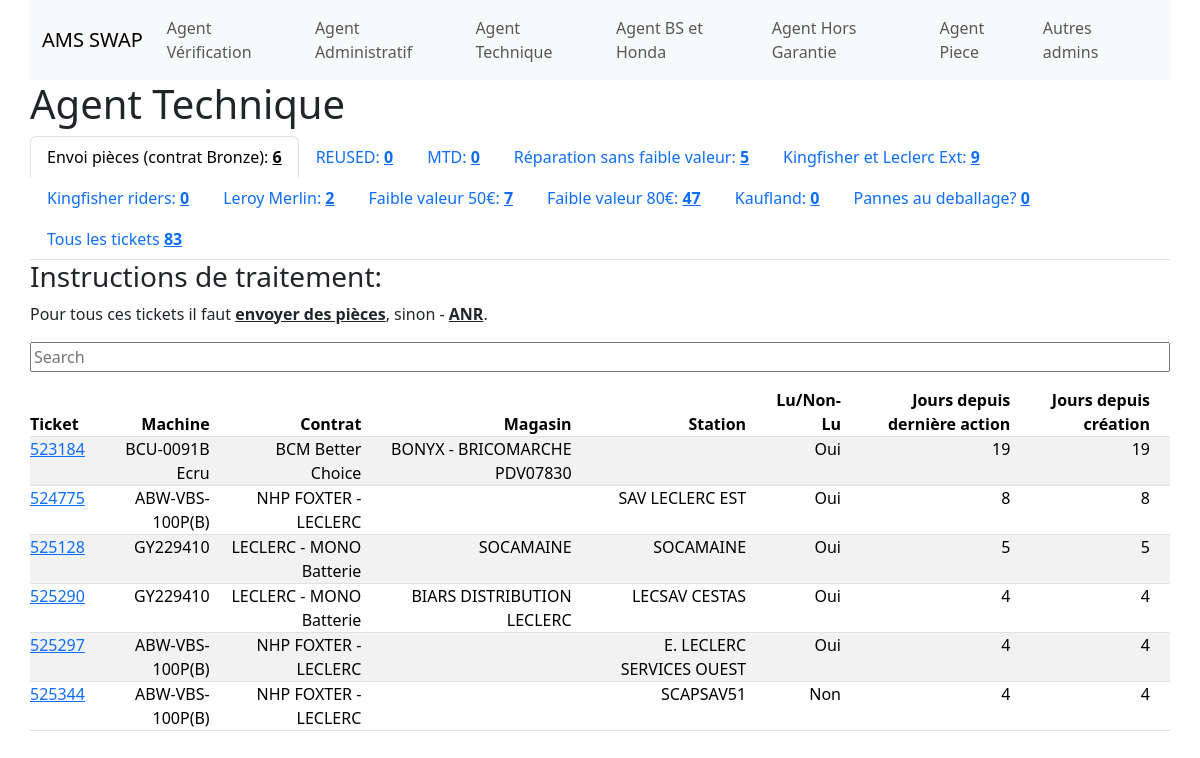
The app's page /agent_t with its own data.
### tables this page shows
CREATE TABLE "tickets" (
"id" INTEGER,
  "creation_date" TEXT,
  "last_log_time" TEXT,
  "ref" TEXT,
  "id_arbo" INTEGER,
  "marque" TEXT,
  "id_status" INTEGER,
  "status" TEXT,
  "contrat" TEXT,
  "type_ticket" TEXT,
  "ticket_admin" TEXT,
  "read" INTEGER,
  "distributeur" TEXT,
  "station" TEXT,
  "code_barres" REAL,
  "date_achat" TEXT,
  "ticket_total_log_count" INTEGER,
  "ticket_log_count_today" INTEGER
);

### app.py (the view)
@app.route('/agent_t')
def agent_t():
    try:
        db, cursor = get_db()
        cursor.execute("SELECT id, ref, contrat, distributeur, station, read, last_log_time, creation_date FROM tickets WHERE ticket_admin == '01 - Agent Technique SWAP' AND type_ticket !='Prise en charge Hors Garantie' AND contrat IN ('BCM Better Choice','BCM BURGAIN','BCM JIWEI','BCM Le Fun', 'Carrefour Barbecues','FOXTER ASPIRATEUR -LECLERC','JHS CLIM -LECLERC','LECLERC - MONO Batterie','NHP FOXTER - LECLERC')")
        rows = cursor.fetchall()
        openTicketList = []
        tickets_to_list(openTicketList, rows)
        openTicketCounter = len(openTicketList)
        cursor.execute("SELECT id, ref, contrat, distributeur, station, read, last_log_time, creation_date FROM tickets WHERE ticket_admin == '01 - Agent Technique SWAP' AND type_ticket !='Prise en charge Hors Garantie' AND contrat == 'SWAP REUSED'")
        rows = cursor.fetchall()
        openTicketList2 = []
        tickets_to_list(openTicketList2, rows)
        openTicketCounter2 = len(openTicketList2)
        cursor.execute("SELECT id, ref, contrat, distributeur, station, read, last_log_time, creation_date FROM tickets WHERE ticket_admin == '01 - Agent Technique SWAP' AND type_ticket !='Prise en charge Hors Garantie' AND contrat IN ('MTD - assist. dom.','MTD - standard')")
        rows = cursor.fetchall()
        openTicketList3 = []
        tickets_to_list(openTicketList3, rows)
        openTicketCounter3 = len(openTicketList3)
        cursor.execute("SELECT id, ref, contrat, distributeur, station, read, last_log_time, creation_date FROM tickets WHERE ticket_admin == '01 - Agent Technique SWAP' AND type_ticket !='Prise en charge Hors Garantie' AND contrat IN ('BCM ZHONGJIAN / TOPSUN','RYOBI','YAT - Robots','SIPLEC - LITTAN')")
        rows = cursor.fetchall()
        openTicketList4 = []
        tickets_to_list(openTicketList4, rows)
        openTicketCounter4 = len(openTicketList4)
        cursor.execute("SELECT id, ref, contrat, distributeur, station, read, last_log_time, creation_date FROM tickets WHERE ticket_admin == '01 - Agent Technique SWAP' AND type_ticket !='Prise en charge Hors Garantie' AND contrat IN ('KINGFISHER','LECLERC Externe (Hors Garantie)')")
        rows = cursor.fetchall()
        openTicketList5 = []
        tickets_to_list(openTicketList5, rows)
        openTicketCounter5 = len(openTicketList5)
        cursor.execute("SELECT id, ref, contrat, distributeur, station, read, last_log_time, creation_date FROM tickets WHERE ticket_admin == '01 - Agent Technique SWAP' AND type_ticket !='Prise en charge Hors Garantie' AND contrat IN ('KINGFISHER') and id_arbo in (1251,217)")
        rows = cursor.fetchall()
        openTicketList6 = []
        tickets_to_list(openTicketList6, rows)
        openTicketCounter6 = len(openTicketList6)
        cursor.execute("SELECT id, ref, contrat, distributeur, station, read, last_log_time, creation_date FROM tickets WHERE ticket_admin == '01 - Agent Technique SWAP' AND type_ticket !='Prise en charge Hors Garantie' AND contrat IN ('LEROY MERLIN FR - STERWINS','BUILDER / TCK') AND distributeur LIKE '%LEROY MERLIN%' ")
        rows = cursor.fetchall()
        openTicketList7 = []
        tickets_to_list(openTicketList7, rows)
        openTicketCounter7 = len(openTicketList7)
        cursor.execute("SELECT id, ref, contrat, distributeur, station, read, last_log_time, creation_date FROM tickets WHERE ticket_admin == '01 - Agent Technique SWAP' AND type_ticket !='Prise en charge Hors Garantie' AND contrat IN ('BCM Dunsch','BCM HIGH HOPE','BCM Johnwin','BCM Kingxxel','BCM POWFIT','BCM Sunray','BCM Sunseeker','BCM YAT automne 2017','BCM YAT printemps 2015')")
        rows = cursor.fetchall()
        openTicketList8 = []
        tickets_to_list(openTicketList8, rows)
        openTicketCounter8 = len(openTicketList8)
        cursor.execute("SELECT id, ref, contrat, distributeur, station, read, last_log_time, creation_date FROM tickets WHERE ticket_admin == '01 - Agent Technique SWAP' AND type_ticket !='Prise en charge Hors Garantie' AND contrat IN ('BUILDER / TCK') AND distributeur NOT LIKE '%LEROY MERLIN%' ")
        rows = cursor.fetchall()
        openTicketList11 = []
        tickets_to_list(openTicketList11, rows)
        openTicketCounter11 = len(openTicketList11)
        cursor.execute("SELECT id, ref, contrat, distributeur, station, read, last_log_time, creation_date FROM tickets WHERE ticket_admin == '01 - Agent Technique SWAP' AND type_ticket !='Prise en charge Hors Garantie' AND contrat IN ('Kaufland')")
        rows = cursor.fetchall()
        openTicketList9 = []
        tickets_to_list(openTicketList9, rows)
        openTicketCounter9 = len(openTicketList9)
        cursor.execute("SELECT id, ref, contrat, distributeur, station, read, last_log_time, creation_date FROM tickets WHERE ticket_admin == '01 - Agent Technique SWAP' AND type_ticket !='Prise en charge Hors Garantie' AND contrat IN ('BUILDER / TCK','BCM Dunsch','BCM HIGH HOPE','BCM Johnwin','BCM Kingxxel','BCM POWFIT','BCM Sunray','BCM Sunseeker','BCM YAT automne 2017','BCM YAT printemps 2015','SWAP REUSED') AND julianday(creation_date) - julianday(date_achat) < 10")
        rows = cursor.fetchall()
        openTicketList10 = []
        tickets_to_list(openTicketList10, rows)
        openTicketCounter10 = len(openTicketList10)
        cursor.execute("SELECT id, ref, contrat, distributeur, station, read, last_log_time, creation_date FROM tickets WHERE ticket_admin == '01 - Agent Technique SWAP' AND type_ticket !='Prise en charge Hors Garantie'")
        rows = cursor.fetchall()
        openTicketList12 = []
        tickets_to_list(openTicketList12, rows)
        openTicketCounter12 = len(openTicketList12)
        return render_template('agent_t.html',
                            openTicketList=openTicketList,openTicketCounter=openTicketCounter,
                            openTicketList2=openTicketList2,openTicketCounter2=openTicketCounter2,
                            openTicketList3=openTicketList3,openTicketCounter3=openTicketCounter3,
                            openTicketList4=openTicketList4,openTicketCounter4=openTicketCounter4,
                            openTicketList5=openTicketList5,openTicketCounter5=openTicketCounter5,
                            openTicketList6=openTicketList6,openTicketCounter6=openTicketCounter6,
                            openTicketList7=openTicketList7,openTicketCounter7=openTicketCounter7,
                            openTicketList8=openTicketList8,openTicketCounter8=openTicketCounter8,
                            openTicketList9=openTicketList9,openTicketCounter9=openTicketCounter9,
                            openTicketList10=openTicketList10,openTicketCounter10=openTicketCounter10,
                            openTicketList11=openTicketList11,openTicketCounter11=openTicketCounter11,
                            openTicketList12=openTicketList12,openTicketCounter12=openTicketCounter12)
    except Exception as e:
        logging.exception("An error occurred in the 'agent_t' route: %s", str(e))
        return render_template('error.html', error_message=str(e))

### app.py (called while the page is built)
def get_db():
    if 'db' not in g:
        g.db = sqlite3.connect(DATABASE)
        g.cursor = g.db.cursor()
    return g.db, g.cursor

def calculate_days_since(date_str):
    date = datetime.strptime(date_str, '%d.%m.%Y')
    today = datetime.today()
    return (today - date).days

def tickets_to_list(ticket_list, rows):
    for row in rows:
                days_since_last_log = calculate_days_since(row[6])
                days_since_creation = calculate_days_since(row[7])
                ticket_data = {'id': row[0], 'ref': row[1], 'contrat': row[2], 'distributeur': row[3], 'station': row[4], 'read': row[5], 'days_since_last_log': days_since_last_log, 'days_since_creation': days_since_creation}
                ticket_list.append(ticket_data)
    return ticket_list

@app.before_request
def before_request():
    get_db()

@app.teardown_request
def teardown_request(exception=None):
    close_db()

### templates/agent_t.html (shortened to what this page needs)
{% extends "layout.html" %}
{% block main %}
<section>
    <h1>Agent Technique</h1>
    <ul class="nav nav-tabs" id="myTab" role="tablist">
        <li class="nav-item" role="presentation">
          <button class="nav-link active" id="1-tab" data-bs-toggle="tab" data-bs-target="#home-tab-pane" type="button" role="tab" aria-controls="home-tab-pane" aria-selected="true">Envoi pièces (contrat Bronze): <span class="bold">{{ openTicketCounter }}</span></button>
        </li>
        <li class="nav-item" role="presentation">
          <button class="nav-link" id="2-tab" data-bs-toggle="tab" data-bs-target="#profile-tab-pane" type="button" role="tab" aria-controls="profile-tab-pane" aria-selected="false">REUSED: <span class="bold">{{ openTicketCounter2 }}</span></button>
        </li>
        <li class="nav-item" role="presentation">
          <button class="nav-link" id="3-tab" data-bs-toggle="tab" data-bs-target="#contact-tab-pane" type="button" role="tab" aria-controls="contact-tab-pane" aria-selected="false">MTD: <span class="bold">{{ openTicketCounter3 }}</span></button>
        </li>
        <li class="nav-item" role="presentation">
            <button class="nav-link" id="reppiec-tab" data-bs-toggle="tab" data-bs-target="#reppiec-tab-pane" type="button" role="tab" aria-controls="reppiec-tab-pane" aria-selected="false">Réparation sans faible valeur: <span class="bold">{{ openTicketCounter4 }}</span></button>
        </li>
        <li class="nav-item" role="presentation">
            <button class="nav-link" id="kingfisher_leclerc-tab" data-bs-toggle="tab" data-bs-target="#kingfisher_leclerc-tab-pane" type="button" role="tab" aria-controls="kingfisher_leclerc-tab-pane" aria-selected="false">Kingfisher et Leclerc Ext: <span class="bold">{{ openTicketCounter5 }}</span></button>
        </li>
        <li class="nav-item" role="presentation">
            <button class="nav-link" id="kingfisher_riders-tab" data-bs-toggle="tab" data-bs-target="#kingfisher_riders-tab-pane" type="button" role="tab" aria-controls="kingfisher_riders-tab-pane" aria-selected="false">Kingfisher riders: <span class="bold">{{ openTicketCounter6 }}</span></button>
        </li>
        <li class="nav-item" role="presentation">
            <button class="nav-link" id="lm-tab" data-bs-toggle="tab" data-bs-target="#lm-tab-pane" type="button" role="tab" aria-controls="lm-tab-pane" aria-selected="false">Leroy Merlin: <span class="bold">{{ openTicketCounter7 }}</span></button>
        </li>
        <li class="nav-item" role="presentation">
            <button class="nav-link" id="faiblev50-tab" data-bs-toggle="tab" data-bs-target="#faiblev50-tab-pane" type="button" role="tab" aria-controls="faiblev50-tab-pane" aria-selected="false">Faible valeur 50€: <span class="bold">{{ openTicketCounter8 }}</span></button>
        </li>
        <li class="nav-item" role="presentation">
            <button class="nav-link" id="faiblev80-tab" data-bs-toggle="tab" data-bs-target="#faiblev80-tab-pane" type="button" role="tab" aria-controls="faiblev80-tab-pane" aria-selected="false">Faible valeur 80€: <span class="bold">{{ openTicketCounter11 }}</span></button>
        </li>
        <li class="nav-item" role="presentation">
            <button class="nav-link" id="kaufland-tab" data-bs-toggle="tab" data-bs-target="#kaufland-tab-pane" type="button" role="tab" aria-controls="kaufland-tab-pane" aria-selected="false">Kaufland: <span class="bold">{{ openTicketCounter9 }}</span></button>
        </li>
        <li class="nav-item" role="presentation">
            <button class="nav-link" id="deballage-tab" data-bs-toggle="tab" data-bs-target="#deballage-tab-pane" type="button" role="tab" aria-controls="deballage-tab-pane" aria-selected="false">Pannes au deballage? <span class="bold">{{ openTicketCounter10 }}</span></button>
        </li>
        <li class="nav-item" role="presentation">
            <button class="nav-link" id="all-tab" data-bs-toggle="tab" data-bs-target="#all-tab-pane" type="button" role="tab" aria-controls="all-tab-pane" aria-selected="false">Tous les tickets <span class="bold">{{ openTicketCounter12 }}</span></button>
        </li>
    </ul>
    <div class="tab-content" id="myTabContent">
        <div class="tab-pane fade show active" id="home-tab-pane" role="tabpanel" aria-labelledby="home-tab" tabindex="0">
            <h3>Instructions de traitement:</h3>
            <p>Pour tous ces tickets il faut <span class="bold">envoyer des pièces</span>, sinon - <span class="bold">ANR</span>.</p>
            <div>
                <input class="searchInput input-group mb-3" data-table-id="sortableTable1" type="search" placeholder="Search" aria-label="Search" aria-target="sortableTable1">
            </div>
            <table class="table table-striped sortTable" id="sortableTable1">
                <thead>
                    <tr>
                        <th class="text-start" data-type="number">Ticket</th>
                        <th class="text-end">Machine</th>
                        <th class="text-end">Contrat</th>
                        <th class="text-end">Magasin</th>
                        <th class="text-end">Station</th>
                        <th class="text-end">Lu/Non-Lu</th>
                        <th class="text-end" data-type="number">Jours depuis dernière action</th>
                        <th class="text-end" data-type="number">Jours depuis création</th>
                    </tr>
                </thead>
                <tbody>
                    {% for ticket in openTicketList %}
                    <tr>
                        <td class="text-start">
                            <a class="ticket_link" href="https://services.swap-europe.com/{{ticket['id']}}" target="_blank" rel="noopener noreferrer">{{ ticket['id'] }}</a>
                        </td>
                        <td class="text-end">
                            {{ ticket['ref'] }}
                        </td>
                        <td class="text-end">
                            {{ ticket['contrat'] }}
                        </td>
                        <td class="text-end">
                            {% if ticket['distributeur'] %}
                            {{ ticket['distributeur'] }}
                            {% endif %}
                        </td>
                        <td class="text-end">
                            {% if ticket['station'] %}
                            {{ ticket['station'] }}
                            {% endif %}
                        </td>
                        <td class="text-end">
                            {% if ticket['read'] == 1 %}
                                Oui
                            {% elif ticket['read'] == 0 %}
                                Non
                            {% else %}
                                Error!
                            {% endif %}
                        </td>
                        <td class="text-end">
                            {{ ticket['days_since_last_log'] }}
                        </td>
                        <td class="text-end">
                            {{ ticket['days_since_creation'] }}
                        </td>
                    </tr>
                    {% endfor %}
                </tbody>
            </table>
        </div>
    </div>
</section>
{% endblock %}

### static/css/styles.css (style rules this page uses)
ul { list-style-type: none; margin-block-end:0; }
html { margin: auto; width: 95%; }
.bold { font-weight: 700; text-decoration: underline; }
.table>:not(caption)>*>* { padding: 0 0; padding-right: 20px; }
th { cursor: pointer; }

### records on screen
tickets: id "523184", ref "BCU-0091B Ecru", contrat "BCM Better Choice", distributeur "BONYX - BRICOMARCHE PDV07830", read "Oui", days_since_last_log "19", days_since_creation "19"
tickets: id "524775", ref "ABW-VBS-100P(B)", contrat "NHP FOXTER - LECLERC", station "SAV LECLERC EST", read "Oui", days_since_last_log "8", days_since_creation "8"
tickets: id "525128", ref "GY229410", contrat "LECLERC - MONO Batterie", distributeur "SOCAMAINE", station "SOCAMAINE", read "Oui", days_since_last_log "5", days_since_creation "5"
tickets: id "525290", ref "GY229410", contrat "LECLERC - MONO Batterie", distributeur "BIARS DISTRIBUTION LECLERC", station "LECSAV CESTAS", read "Oui", days_since_last_log "4", days_since_creation "4"
tickets: id "525297", ref "ABW-VBS-100P(B)", contrat "NHP FOXTER - LECLERC", station "E. LECLERC SERVICES OUEST", read "Oui", days_since_last_log "4", days_since_creation "4"
tickets: id "525344", ref "ABW-VBS-100P(B)", contrat "NHP FOXTER - LECLERC", station "SCAPSAV51", read "Non", days_since_last_log "4", days_since_creation "4"

### other values on screen
{{ openTicketCounter }} "6"
{{ openTicketCounter2 }} "0"
{{ openTicketCounter3 }} "0"
{{ openTicketCounter4 }} "5"
{{ openTicketCounter5 }} "9"
{{ openTicketCounter6 }} "0"
{{ openTicketCounter7 }} "2"
{{ openTicketCounter8 }} "7"
{{ openTicketCounter11 }} "47"
{{ openTicketCounter9 }} "0"
{{ openTicketCounter10 }} "0"
{{ openTicketCounter12 }} "83"
